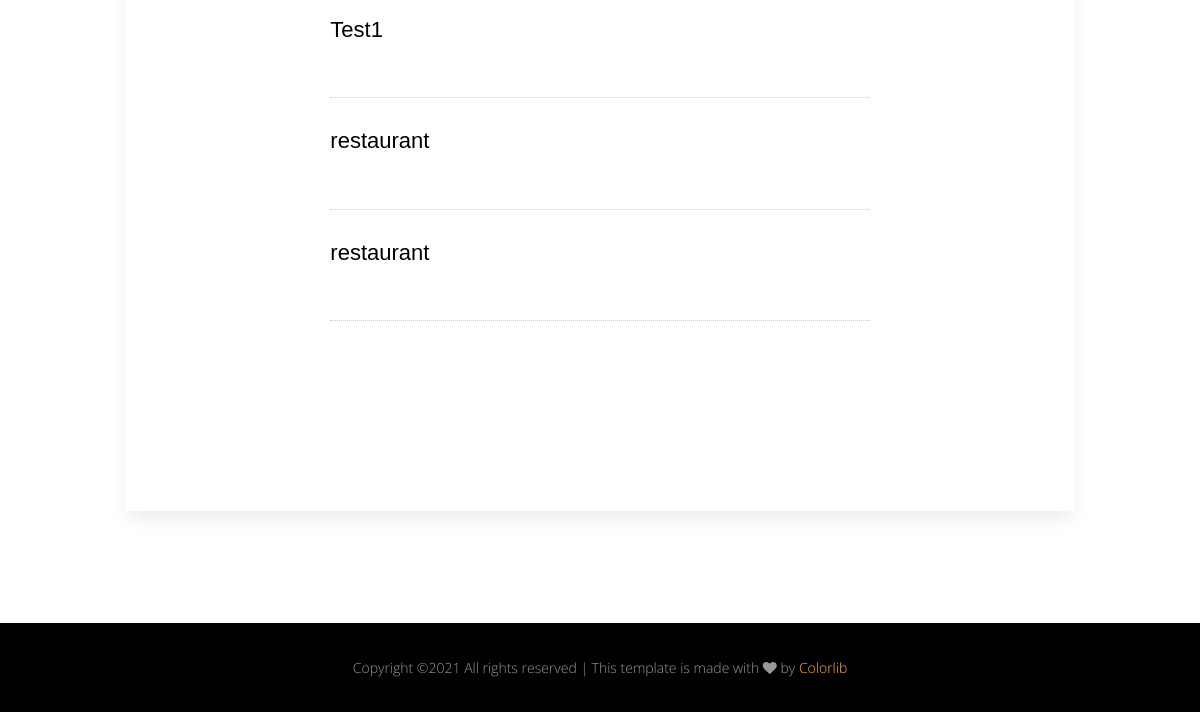
The app's page /website/restaurant/ (lower part), older data.
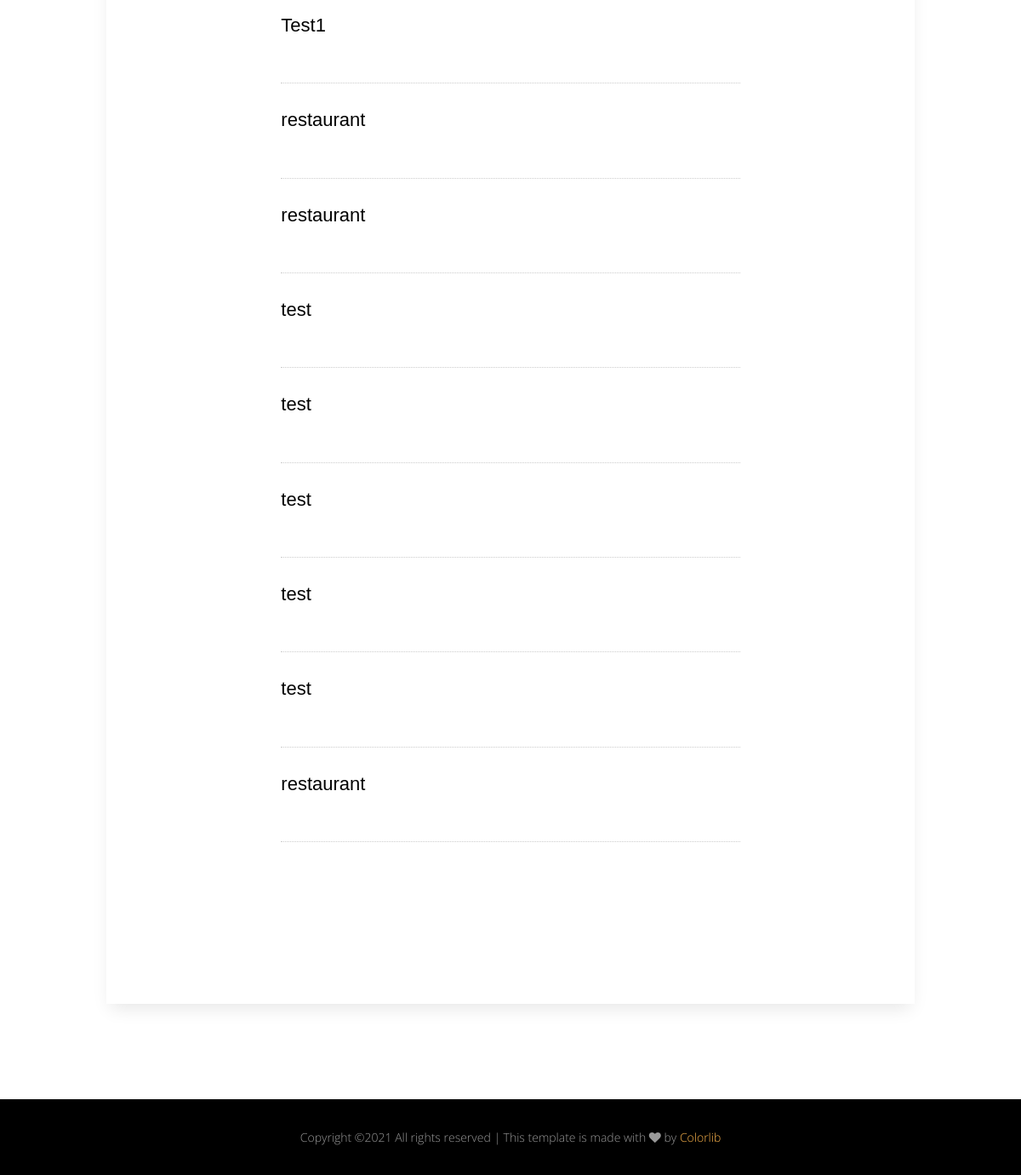
The same page, newer data.
### website/models.py (models this page shows)
class Restaurant(models.Model):
    restaurant_name = models.CharField(max_length=200)
    restaurant_username = models.CharField(max_length=30)
    restaurant_password = models.CharField(max_length=50)

### website/views.py (the view)
# urls.py: path('restaurant/', views.search, name='restaurants'),
def search(request):
    restaurant_list = Restaurant.objects.all()
    if request.method == 'POST':
        form = SearchForm(request.POST)
        if form.is_valid():
            print(form.cleaned_data['restaurantsearch'])
            user_search = form.cleaned_data['restaurantsearch']
            matching_restaurants = Restaurant.objects.filter(restaurant_name__icontains=user_search)
            print(matching_restaurants)
            return render(request, 'website/searchbar.html', {'form' : form, 'matching_restaurants': matching_restaurants})
    else:
        form = SearchForm()
        return render(request, 'website/restaurants.html', {'form' : form, 'restaurant_list': restaurant_list})

### website/templates/website/restaurants.html (shortened to what this page needs)
{% extends 'base.html' %}
{% load static %}
{% block body %}
      <div class="main-wrap">
        <div class="section" data-aos="fade-up">
          <div class="container">
            <div class="row justify-content-center">
              <div class="col-md-10 p-5 form-wrap">
<div class="section">
  <div class="container">
    <div class="row justify-content-center">
      <div class="col-md-8" data-aos="fade-up">
        {% if restaurant_list %}
        {% for restaurant in restaurant_list %}
            <div class="d-block d-md-flex menu-food-item">
              <div class="text order-1 mb-3">
                <h3><a href="/website/restaurant/user/{{ restaurant.id }}/">{{ restaurant.restaurant_name }}</a></h3>
              </div>
            </div>
          {% endfor %}
        {% else %}
          <p>No restaurants items are available.</p>
      {% endif %}
      </div>
    </div>
  </div>
</div>
</div>
            </div>
          </div>
        </div>
      </div>
            </div>
{% endblock body %}

Row changes from the older to the newer data that the page shows:
added Restaurant: restaurant_name "test"
added Restaurant: restaurant_name "test"
added Restaurant: restaurant_name "test"
added Restaurant: restaurant_name "test"
added Restaurant: restaurant_name "test"
added Restaurant: restaurant_name "restaurant"
